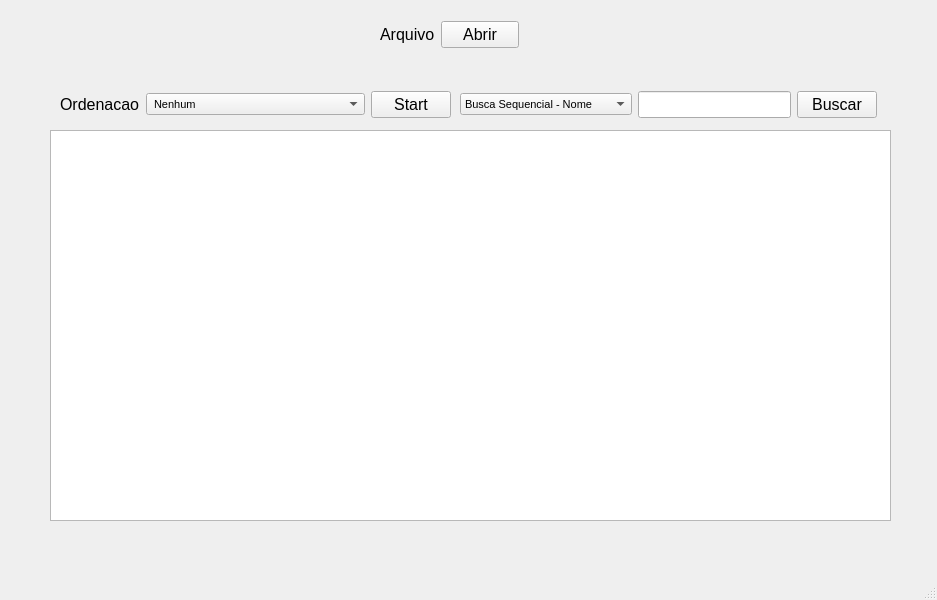
<?xml version="1.0" encoding="UTF-8"?>
<ui version="4.0">
 <class>MainWindow</class>
 <widget class="QMainWindow" name="MainWindow">
  <property name="geometry">
   <rect>
    <x>0</x>
    <y>0</y>
    <width>937</width>
    <height>600</height>
   </rect>
  </property>
  <property name="font">
   <font>
    <pointsize>12</pointsize>
   </font>
  </property>
  <property name="windowTitle">
   <string>MainWindow</string>
  </property>
  <widget class="QWidget" name="centralwidget">
   <widget class="QTableWidget" name="tabela">
    <property name="geometry">
     <rect>
      <x>50</x>
      <y>130</y>
      <width>841</width>
      <height>391</height>
     </rect>
    </property>
    <property name="font">
     <font>
      <pointsize>8</pointsize>
     </font>
    </property>
   </widget>
   <widget class="QWidget" name="">
    <property name="geometry">
     <rect>
      <x>380</x>
      <y>20</y>
      <width>139</width>
      <height>29</height>
     </rect>
    </property>
    <layout class="QHBoxLayout" name="horizontalLayout">
     <item>
      <widget class="QLabel" name="label_2">
       <property name="font">
        <font>
         <pointsize>12</pointsize>
        </font>
       </property>
       <property name="text">
        <string>Arquivo</string>
       </property>
      </widget>
     </item>
     <item>
      <widget class="QPushButton" name="pushButtonAbrir">
       <property name="text">
        <string>Abrir</string>
       </property>
      </widget>
     </item>
    </layout>
   </widget>
   <widget class="QWidget" name="">
    <property name="geometry">
     <rect>
      <x>60</x>
      <y>90</y>
      <width>391</width>
      <height>29</height>
     </rect>
    </property>
    <layout class="QHBoxLayout" name="horizontalLayout_2">
     <item>
      <widget class="QLabel" name="label_3">
       <property name="text">
        <string>Ordenacao</string>
       </property>
      </widget>
     </item>
     <item>
      <widget class="QComboBox" name="comboBoxOrdenacao">
       <property name="font">
        <font>
         <pointsize>8</pointsize>
        </font>
       </property>
       <item>
        <property name="text">
         <string> Nenhum</string>
        </property>
       </item>
       <item>
        <property name="text">
         <string> Nome</string>
        </property>
       </item>
       <item>
        <property name="text">
         <string> Matricula</string>
        </property>
       </item>
       <item>
        <property name="text">
         <string> Departamento - Nome</string>
        </property>
       </item>
       <item>
        <property name="text">
         <string> Titulação - Nome</string>
        </property>
       </item>
       <item>
        <property name="text">
         <string> Tipo de Contrato - Nome</string>
        </property>
       </item>
       <item>
        <property name="text">
         <string> Departamento - Titulação - Nome</string>
        </property>
       </item>
       <item>
        <property name="text">
         <string> Departamento - Tipo de Contrato - Nome</string>
        </property>
       </item>
      </widget>
     </item>
     <item>
      <widget class="QPushButton" name="pushButtonAttOK">
       <property name="text">
        <string>Start</string>
       </property>
      </widget>
     </item>
    </layout>
   </widget>
   <widget class="QWidget" name="">
    <property name="geometry">
     <rect>
      <x>460</x>
      <y>90</y>
      <width>417</width>
      <height>29</height>
     </rect>
    </property>
    <layout class="QHBoxLayout" name="horizontalLayout_3">
     <item>
      <widget class="QComboBox" name="comboBox">
       <property name="font">
        <font>
         <pointsize>8</pointsize>
        </font>
       </property>
       <item>
        <property name="text">
         <string>Busca Sequencial - Nome</string>
        </property>
       </item>
       <item>
        <property name="text">
         <string>Busca Sequencial - Matricula</string>
        </property>
       </item>
       <item>
        <property name="text">
         <string>Busca Binaria - Nome</string>
        </property>
       </item>
       <item>
        <property name="text">
         <string>Busca Binaria - Matricula</string>
        </property>
       </item>
      </widget>
     </item>
     <item>
      <widget class="QLineEdit" name="lineEditDados"/>
     </item>
     <item>
      <widget class="QPushButton" name="pushButtonAtt">
       <property name="text">
        <string>Buscar</string>
       </property>
      </widget>
     </item>
    </layout>
   </widget>
  </widget>
  <widget class="QMenuBar" name="menubar">
   <property name="geometry">
    <rect>
     <x>0</x>
     <y>0</y>
     <width>937</width>
     <height>27</height>
    </rect>
   </property>
  </widget>
  <widget class="QStatusBar" name="statusbar"/>
 </widget>
 <resources/>
 <connections/>
</ui>
